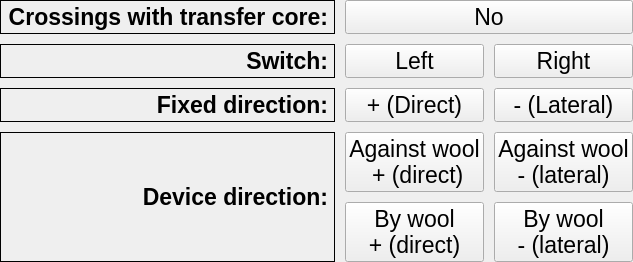
     <widget class="QWidget" name="singleSwitchPage">
      <layout class="QVBoxLayout" name="verticalLayout">
       <property name="spacing">
        <number>10</number>
       </property>
       <property name="leftMargin">
        <number>0</number>
       </property>
       <property name="topMargin">
        <number>0</number>
       </property>
       <property name="rightMargin">
        <number>0</number>
       </property>
       <property name="bottomMargin">
        <number>0</number>
       </property>
       <item>
        <layout class="QGridLayout" name="gridLayout">
         <property name="spacing">
          <number>10</number>
         </property>
         <item row="2" column="1">
          <widget class="QPushButton" name="singleSwitchLeftButton">
           <property name="sizePolicy">
            <sizepolicy hsizetype="Preferred" vsizetype="Preferred">
             <horstretch>0</horstretch>
             <verstretch>0</verstretch>
            </sizepolicy>
           </property>
           <property name="minimumSize">
            <size>
             <width>0</width>
             <height>32</height>
            </size>
           </property>
           <property name="font">
            <font>
             <pointsize>17</pointsize>
            </font>
           </property>
           <property name="focusPolicy">
            <enum>Qt::NoFocus</enum>
           </property>
           <property name="text">
            <string>Left</string>
           </property>
           <property name="checkable">
            <bool>true</bool>
           </property>
          </widget>
         </item>
         <item row="3" column="1">
          <widget class="QPushButton" name="singleSwitchPlusDirectionButton">
           <property name="sizePolicy">
            <sizepolicy hsizetype="Preferred" vsizetype="Preferred">
             <horstretch>0</horstretch>
             <verstretch>0</verstretch>
            </sizepolicy>
           </property>
           <property name="minimumSize">
            <size>
             <width>0</width>
             <height>32</height>
            </size>
           </property>
           <property name="font">
            <font>
             <pointsize>17</pointsize>
            </font>
           </property>
           <property name="focusPolicy">
            <enum>Qt::NoFocus</enum>
           </property>
           <property name="text">
            <string>+ (Direct)</string>
           </property>
           <property name="checkable">
            <bool>true</bool>
           </property>
          </widget>
         </item>
         <item row="5" column="2">
          <widget class="QPushButton" name="singleSwitchByWoolMinusButton">
           <property name="sizePolicy">
            <sizepolicy hsizetype="Preferred" vsizetype="Preferred">
             <horstretch>0</horstretch>
             <verstretch>0</verstretch>
            </sizepolicy>
           </property>
           <property name="minimumSize">
            <size>
             <width>0</width>
             <height>32</height>
            </size>
           </property>
           <property name="font">
            <font>
             <pointsize>17</pointsize>
             <kerning>true</kerning>
            </font>
           </property>
           <property name="focusPolicy">
            <enum>Qt::NoFocus</enum>
           </property>
           <property name="text">
            <string>By wool
- (lateral)</string>
           </property>
           <property name="checkable">
            <bool>true</bool>
           </property>
          </widget>
         </item>
         <item row="3" column="2">
          <widget class="QPushButton" name="singleSwitchMinusDirectionButton">
           <property name="sizePolicy">
            <sizepolicy hsizetype="Preferred" vsizetype="Preferred">
             <horstretch>0</horstretch>
             <verstretch>0</verstretch>
            </sizepolicy>
           </property>
           <property name="minimumSize">
            <size>
             <width>0</width>
             <height>32</height>
            </size>
           </property>
           <property name="font">
            <font>
             <pointsize>17</pointsize>
            </font>
           </property>
           <property name="focusPolicy">
            <enum>Qt::NoFocus</enum>
           </property>
           <property name="text">
            <string>- (Lateral)</string>
           </property>
           <property name="checkable">
            <bool>true</bool>
           </property>
          </widget>
         </item>
         <item row="3" column="0">
          <widget class="QLabel" name="label_3">
           <property name="font">
            <font>
             <pointsize>17</pointsize>
             <weight>75</weight>
             <bold>true</bold>
            </font>
           </property>
           <property name="frameShape">
            <enum>QFrame::Box</enum>
           </property>
           <property name="text">
            <string>Fixed direction:</string>
           </property>
           <property name="alignment">
            <set>Qt::AlignRight|Qt::AlignTrailing|Qt::AlignVCenter</set>
           </property>
          </widget>
         </item>
         <item row="2" column="0">
          <widget class="QLabel" name="label">
           <property name="font">
            <font>
             <pointsize>17</pointsize>
             <weight>75</weight>
             <bold>true</bold>
            </font>
           </property>
           <property name="frameShape">
            <enum>QFrame::Box</enum>
           </property>
           <property name="text">
            <string>Switch:</string>
           </property>
           <property name="alignment">
            <set>Qt::AlignRight|Qt::AlignTrailing|Qt::AlignVCenter</set>
           </property>
          </widget>
         </item>
         <item row="1" column="0">
          <widget class="QLabel" name="label_5">
           <property name="font">
            <font>
             <pointsize>17</pointsize>
             <weight>75</weight>
             <bold>true</bold>
            </font>
           </property>
           <property name="frameShape">
            <enum>QFrame::Box</enum>
           </property>
           <property name="text">
            <string>Crossings with transfer core:</string>
           </property>
           <property name="alignment">
            <set>Qt::AlignRight|Qt::AlignTrailing|Qt::AlignVCenter</set>
           </property>
          </widget>
         </item>
         <item row="5" column="1">
          <widget class="QPushButton" name="singleSwitchByWoolPlusButton">
           <property name="sizePolicy">
            <sizepolicy hsizetype="Preferred" vsizetype="Preferred">
             <horstretch>0</horstretch>
             <verstretch>0</verstretch>
            </sizepolicy>
           </property>
           <property name="minimumSize">
            <size>
             <width>0</width>
             <height>32</height>
            </size>
           </property>
           <property name="font">
            <font>
             <pointsize>17</pointsize>
             <kerning>true</kerning>
            </font>
           </property>
           <property name="focusPolicy">
            <enum>Qt::NoFocus</enum>
           </property>
           <property name="text">
            <string>By wool 
+ (direct)</string>
           </property>
           <property name="checkable">
            <bool>true</bool>
           </property>
          </widget>
         </item>
         <item row="4" column="2">
          <widget class="QPushButton" name="singleSwitchAgainstWoolMinusButton">
           <property name="sizePolicy">
            <sizepolicy hsizetype="Preferred" vsizetype="Preferred">
             <horstretch>0</horstretch>
             <verstretch>0</verstretch>
            </sizepolicy>
           </property>
           <property name="minimumSize">
            <size>
             <width>0</width>
             <height>32</height>
            </size>
           </property>
           <property name="font">
            <font>
             <pointsize>17</pointsize>
             <kerning>true</kerning>
            </font>
           </property>
           <property name="focusPolicy">
            <enum>Qt::NoFocus</enum>
           </property>
           <property name="text">
            <string>Against wool 
- (lateral)</string>
           </property>
           <property name="checkable">
            <bool>true</bool>
           </property>
          </widget>
         </item>
         <item row="2" column="2">
          <widget class="QPushButton" name="singleSwitchRightButton">
           <property name="sizePolicy">
            <sizepolicy hsizetype="Preferred" vsizetype="Preferred">
             <horstretch>0</horstretch>
             <verstretch>0</verstretch>
            </sizepolicy>
           </property>
           <property name="minimumSize">
            <size>
             <width>0</width>
             <height>32</height>
            </size>
           </property>
           <property name="font">
            <font>
             <pointsize>17</pointsize>
            </font>
           </property>
           <property name="focusPolicy">
            <enum>Qt::NoFocus</enum>
           </property>
           <property name="text">
            <string>Right</string>
           </property>
           <property name="checkable">
            <bool>true</bool>
           </property>
          </widget>
         </item>
         <item row="4" column="1">
          <widget class="QPushButton" name="singleSwitchAgainstWoolPlusButton">
           <property name="sizePolicy">
            <sizepolicy hsizetype="Preferred" vsizetype="Preferred">
             <horstretch>0</horstretch>
             <verstretch>0</verstretch>
            </sizepolicy>
           </property>
           <property name="minimumSize">
            <size>
             <width>0</width>
             <height>32</height>
            </size>
           </property>
           <property name="font">
            <font>
             <pointsize>17</pointsize>
             <kerning>true</kerning>
            </font>
           </property>
           <property name="focusPolicy">
            <enum>Qt::NoFocus</enum>
           </property>
           <property name="text">
            <string>Against wool
 + (direct)</string>
           </property>
           <property name="checkable">
            <bool>true</bool>
           </property>
          </widget>
         </item>
         <item row="4" column="0" rowspan="2">
          <widget class="QLabel" name="label_4">
           <property name="sizePolicy">
            <sizepolicy hsizetype="Minimum" vsizetype="Expanding">
             <horstretch>0</horstretch>
             <verstretch>0</verstretch>
            </sizepolicy>
           </property>
           <property name="font">
            <font>
             <pointsize>17</pointsize>
             <weight>75</weight>
             <bold>true</bold>
            </font>
           </property>
           <property name="frameShape">
            <enum>QFrame::Box</enum>
           </property>
           <property name="text">
            <string>Device direction:</string>
           </property>
           <property name="alignment">
            <set>Qt::AlignRight|Qt::AlignTrailing|Qt::AlignVCenter</set>
           </property>
          </widget>
         </item>
         <item row="1" column="1" colspan="2">
          <widget class="QPushButton" name="singleSwitchCoreCrossingButton">
           <property name="sizePolicy">
            <sizepolicy hsizetype="Preferred" vsizetype="Preferred">
             <horstretch>0</horstretch>
             <verstretch>0</verstretch>
            </sizepolicy>
           </property>
           <property name="minimumSize">
            <size>
             <width>0</width>
             <height>32</height>
            </size>
           </property>
           <property name="font">
            <font>
             <pointsize>17</pointsize>
            </font>
           </property>
           <property name="focusPolicy">
            <enum>Qt::NoFocus</enum>
           </property>
           <property name="text">
            <string>No</string>
           </property>
           <property name="checkable">
            <bool>true</bool>
           </property>
          </widget>
         </item>
        </layout>
       </item>
      </layout>
     </widget>
